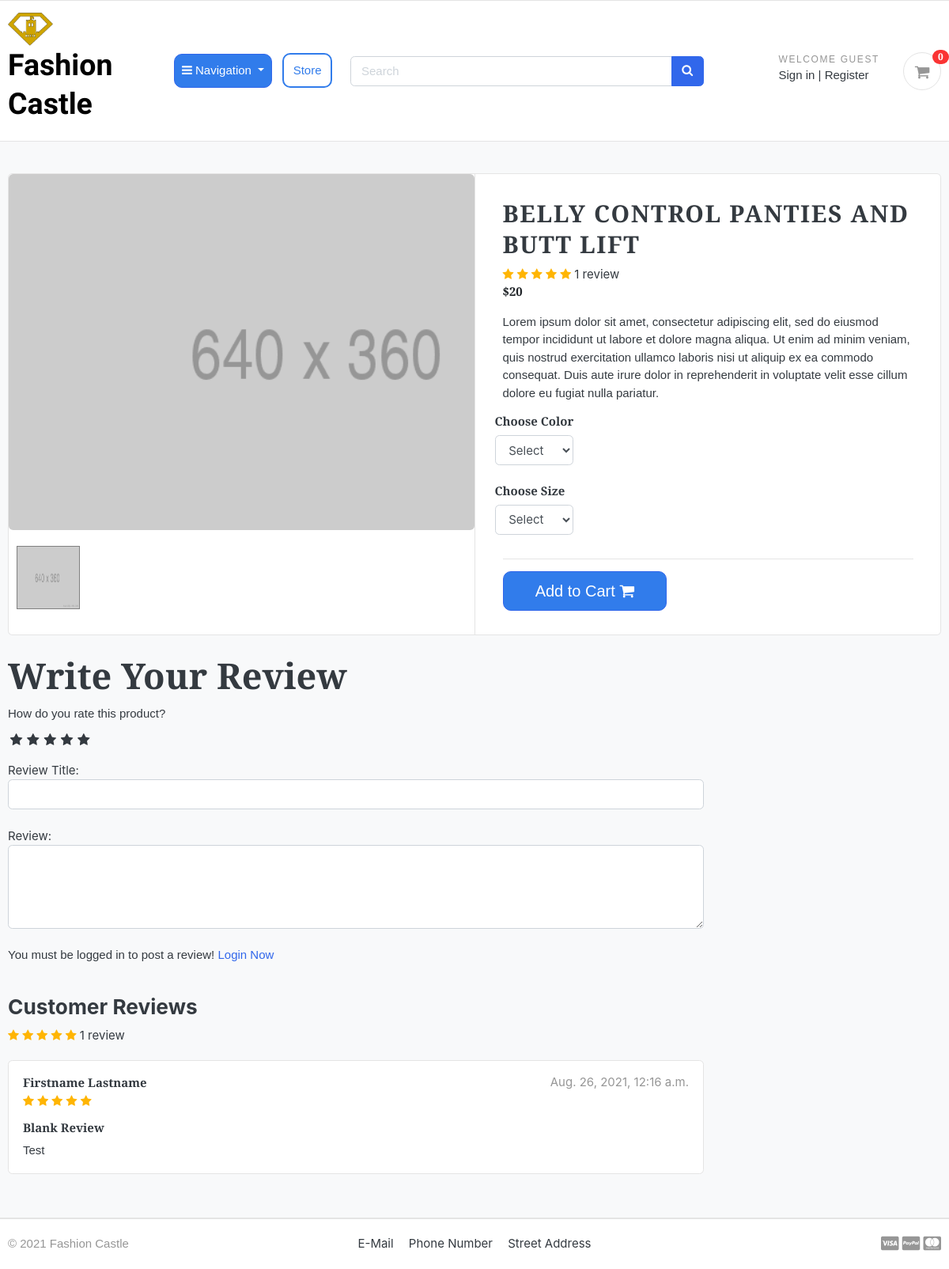
Screenshot of /store/category/body-contouring/belly-control-panties-and-butt-lift/ with the database file from the repository.
### store/models.py (models this page shows, shortened)
class Product(models.Model):
    product_name    = models.CharField(max_length=200, unique=True)
    slug            = models.SlugField(max_length=250, unique=True)
    description     = models.TextField(max_length=500, blank=True)
    price           = models.IntegerField()
    images          = models.ImageField(upload_to='photos/products')
    stock           = models.IntegerField()
    is_available    = models.BooleanField(default=True)
    category        = models.ForeignKey(Category, on_delete=models.CASCADE)
    created_date    = models.DateTimeField(auto_now_add=True)
    modified_date   = models.DateTimeField(auto_now=True)
    def averageReview(self):
        reviews = ReviewRating.objects.filter(product=self, status=True).aggregate(average=Avg('rating'))
        avg = 0
        if reviews['average'] is not None:
            avg = float(reviews['average'])
        return avg
    def countReview(self):
        reviews = ReviewRating.objects.filter(product=self, status=True).aggregate(count=Count('id'))
        count = 0
        if reviews['count'] is not None:
            count = int(reviews['count'])
        return count

class Variation(models.Model):
    product             = models.ForeignKey(Product, on_delete=models.CASCADE)
    variation_category  = models.CharField(max_length=100, choices=variation_category_choice)
    variation_value     = models.CharField(max_length=100)
    is_active           = models.BooleanField(default=True)
    created_date        = models.DateTimeField(auto_now=True)
    objects             = VariationManager()

class ReviewRating(models.Model):
    product = models.ForeignKey(Product, on_delete=models.CASCADE)
    user    = models.ForeignKey(Account, on_delete=models.CASCADE)
    subject = models.CharField(max_length=100, blank=True)
    review  = models.TextField(max_length=500, blank=True)
    rating  = models.FloatField()
    ip      = models.CharField(max_length=20, blank=True)
    status  = models.BooleanField(default=True)
    created_date = models.DateTimeField(auto_now_add=True)
    updated_date = models.DateTimeField(auto_now_add=True)

### accounts/models.py (models this page shows, shortened)
class Account(AbstractBaseUser):
    first_name      = models.CharField(max_length=50)
    last_name       = models.CharField(max_length=50)
    username        = models.CharField(max_length=50, unique=True)
    email           = models.CharField(max_length=50, unique=True)
    phone_number    = models.CharField(max_length=20, blank=True)
    date_joined     = models.DateTimeField(auto_now_add=True)
    last_login      = models.DateTimeField(auto_now_add=True)
    is_admin        = models.BooleanField(default=False)
    is_staff        = models.BooleanField(default=False)
    is_active       = models.BooleanField(default=False)
    is_superadmin   = models.BooleanField(default=False)
    USERNAME_FIELD = 'email'
    REQUIRED_FIELDS = ['username', 'first_name', 'last_name']
    objects = MyAccountManager()
    def full_name(self):
        return f'{self.first_name} {self.last_name}'

### store/views.py (the view)
# urls.py: path('category/<slug:category_slug>/<slug:product_slug>/', views.product_detail, name='product_detail'),
def product_detail(request, category_slug,  product_slug):
    try:
        single_product = Product.objects.get(category__slug=category_slug, slug=product_slug)
        in_cart = CartItem.objects.filter(cart__cart_id=_cart_id(request), product=single_product).exists()
    except Exception as e:
        raise e
    if request.user.is_authenticated:
        try:
            orderproduct = OrderProduct.objects.filter(user=request.user, product_id=single_product.id).exists()
        except OrderProduct.DoesNotExist:
            orderproduct = None
    else:
        orderproduct = None
    reviews = ReviewRating.objects.filter(product_id=single_product.id, status=True)
    product_gallery = ProductGallery.objects.filter(product_id=single_product.id)
    context = {
            'single_product': single_product,
            'in_cart'       : in_cart,
            'orderproduct': orderproduct,
            'reviews': reviews,
            'product_gallery': product_gallery,
    }
    return render(request, 'store/product_detail.html', context)

### templates/store/product_detail.html (shortened to what this page needs)
{% extends 'base.html' %}
{% load static %}
{% block content %}
<section class="section-content padding-y bg">
    <div class="container">
        <div class="card">
            <div class="row no-gutters">
                <aside class="col-md-6">
                    <article class="gallery-wrap">
                        <div class="img-big-wrap mainImage">
                            <center><img src="{{ single_product.images.url }}"></center>
                        </div>
                    </article>
                    <ul class="thumb">
                        <li>
                            <a href="{{single_product.images.url}}" target="mainImage"><img src="{{single_product.images.url}}" alt="Product Image"></a>
                        </li>
                    </ul>
                </aside>
                <main class="col-md-6 border-left">
                    <form action="{% url 'add_cart' single_product.id %}" method="POST">
                        <article class="content-body">
                            {% if single_product.countReview == 0%}
                            <h2 class="title">{{ single_product.product_name }}</h2>
                            {% else %}
                            <h2 class="title">{{ single_product.product_name }}</h2>
                            <div class="rating-star">
                                <span>
                                    <i class="fa fa-star{% if single_product.averageReview < 0.5 %}-o{% elif single_product.averageReview >= 0.5 and single_product.averageReview < 1 %}-half-o {% endif %}"
                                        aria-hidden="true"></i>
                                    <i class="fa fa-star{% if single_product.averageReview < 1.5 %}-o{% elif single_product.averageReview >= 1.5 and single_product.averageReview < 2 %}-half-o {% endif %}"
                                        aria-hidden="true"></i>
                                    <i class="fa fa-star{% if single_product.averageReview < 2.5 %}-o{% elif single_product.averageReview >= 2.5 and single_product.averageReview < 3 %}-half-o {% endif %}"
                                        aria-hidden="true"></i>
                                    <i class="fa fa-star{% if single_product.averageReview < 3.5 %}-o{% elif single_product.averageReview >= 3.5 and single_product.averageReview < 4 %}-half-o {% endif %}"
                                        aria-hidden="true"></i>
                                    <i class="fa fa-star{% if single_product.averageReview < 4.5 %}-o{% elif single_product.averageReview >= 4.5 and single_product.averageReview < 5 %}-half-o {% endif %}"
                                        aria-hidden="true"></i>
                                        {% if single_product.countReview == 1 %}
                                    <span>{{single_product.countReview}} review</span>
                                    {% else %}
                                    <span>{{single_product.countReview}} reviews</span>
                                        {% endif %}
                                </span>
                            </div>
                            {% endif %}
                            <div class="mb-3">
                                <var class="price h4">${{single_product.price}}</var>
                            </div>
                            <p>{{ single_product.description }}</p>
                            {% for i in single_product.variation_set.colors %}
                            {% if i.variation_value is None %}
                            {% else %}
                            <div class="row">
                                <div class="item-option-select">
                                    <h6>Choose Color</h6>
                                    <select name="color" class="form-control" required>
                                        <option value="" disabled selected>Select</option>
                                    </select>
                                    <br>
                                    <h6>Choose Size</h6>
                                    <select name="size" class="form-control" required>
                                        <option value="" disabled selected>Select</option>
                                    </select>
                                </div>
                            </div>
                            {% endif %}
                            {% endfor %}
                            <hr>
                            {% if single_product.stock <= 0 %}
                            <h5 class="text-danger">Out of Stock</h5>
                            {% else %}
                            <button type="submit" class="add-cart"> <span class="text">Add to Cart</span> <i
                                    class="fa fa-shopping-cart"></i> </button>
                            {% endif %}
                        </article>
                    </form>
                </main>
            </div>
        </div>
        <br>
        <div class="row">
            <div class="col-md-9">
                <form action="{% url 'submit_review' single_product.id %}" method="POST">
                    <h5 class="review-script">Write Your Review</h5>
                    <div>
                        <label>How do you rate this product?</label>
                        <br>
                        <div class="rate">
                            <input type="radio" name="rating" id="rating10" value="5" required /><label for="rating10"
                                title="5"></label>
                            <input type="radio" name="rating" id="rating8" value="4" required /><label for="rating8"
                                title="4"></label>
                            <input type="radio" name="rating" id="rating6" value="3" required /><label for="rating6"
                                title="3"></label>
                            <input type="radio" name="rating" id="rating4" value="2" required /><label for="rating4"
                                title="2"></label>
                            <input type="radio" name="rating" id="rating2" value="1" required /><label for="rating2"
                                title="1"></label>
                        </div>
                        <br>
                        Review Title:
                        <input type="text" class="form-control" name="subject">
                        <br>
                        Review:
                        <textarea name="review" rows="4" class="form-control"></textarea>
                        <br>
                        {% if user.is_authenticated %}
                        {% if orderproduct %}
                        <input type="submit" value="Submit Review" class="btn btn-primary">
                        <br>
                        {% else %}
                        <p>You must purchase this product to post a review!</p>
                        {% endif %}
                        {% else %}
                        <p>You must be logged in to post a review! <span><a href="{% url 'login' %}">Login Now</a></span></p>
                        {% endif %}
                    </div>
                </form>
                <br>
                <header class="section-heading">
                    <h3>Customer Reviews </h3>
                    <div class="rating-star">
                        <span>
                            <i class="fa fa-star{% if single_product.averageReview < 0.5 %}-o{% elif single_product.averageReview >= 0.5 and single_product.averageReview < 1 %}-half-o {% endif %}"
                                aria-hidden="true"></i>
                            <i class="fa fa-star{% if single_product.averageReview < 1.5 %}-o{% elif single_product.averageReview >= 1.5 and single_product.averageReview < 2 %}-half-o {% endif %}"
                                aria-hidden="true"></i>
                            <i class="fa fa-star{% if single_product.averageReview < 2.5 %}-o{% elif single_product.averageReview >= 2.5 and single_product.averageReview < 3 %}-half-o {% endif %}"
                                aria-hidden="true"></i>
                            <i class="fa fa-star{% if single_product.averageReview < 3.5 %}-o{% elif single_product.averageReview >= 3.5 and single_product.averageReview < 4 %}-half-o {% endif %}"
                                aria-hidden="true"></i>
                            <i class="fa fa-star{% if single_product.averageReview < 4.5 %}-o{% elif single_product.averageReview >= 4.5 and single_product.averageReview < 5 %}-half-o {% endif %}"
                                aria-hidden="true"></i>
                                {% if single_product.countReview == 1 %}
                            <span>{{single_product.countReview}} review</span>
                            {% else %}
                            <span>{{single_product.countReview}} reviews</span>
                            {% endif %}
                        </span>
                    </div>
                </header>
                {% for review in reviews %}
                <article class="box mb-3">
                    <div class="icontext w-100">
                        <div class="text">
                            <span class="date text-muted float-md-right">{{review.updated_date}}</span>
                            <h6 class="mb-1">{{review.user.full_name}} </h6>
                            <div class="rating-star">
                                <span>
                                    <i class="fa fa-star{% if review.rating == 0.5 %}-half-o{% elif review.rating < 1 %}-o {% endif %}"
                                        aria-hidden="true"></i>
                                    <i class="fa fa-star{% if review.rating == 1.5 %}-half-o{% elif review.rating < 2 %}-o {% endif %}"
                                        aria-hidden="true"></i>
                                    <i class="fa fa-star{% if review.rating == 2.5 %}-half-o{% elif review.rating < 3 %}-o {% endif %}"
                                        aria-hidden="true"></i>
                                    <i class="fa fa-star{% if review.rating == 3.5 %}-half-o{% elif review.rating < 4 %}-o {% endif %}"
                                        aria-hidden="true"></i>
                                    <i class="fa fa-star{% if review.rating == 4.5 %}-half-o{% elif review.rating < 5 %}-o {% endif %}"
                                        aria-hidden="true"></i>
                                </span>
                            </div>
                        </div>
                    </div>
                    <div class="mt-3">
                        <h6>{{review.subject}}</h6>
                        <p>
                            {{review.review}}
                        </p>
                    </div>
                </article>
                {% endfor %}
            </div>
        </div>
    </div>
</section>
{% endblock %}

### rows the page displays
Product: images (placeholder picture), product_name "BELLY CONTROL PANTIES AND BUTT LIFT", countReview "1", price "20", description "Lorem ipsum dolor sit amet, consectetur adipiscing elit, sed do eiusmod tempor incididunt ut labore et dolore magna aliqua. Ut enim ad minim veniam, quis nostrud exercitation ullamco laboris nisi ut aliquip ex ea commodo consequat. Duis aute irure dolor in reprehenderit in voluptate velit esse cillum dolore eu fugiat nulla pariatur."
ReviewRating: updated_date "Aug. 26, 2021, 12:16 a.m.", user.full_name "Firstname Lastname", subject "Blank Review", review "Test"

### other values shown
{{ cart_count }} "0"
